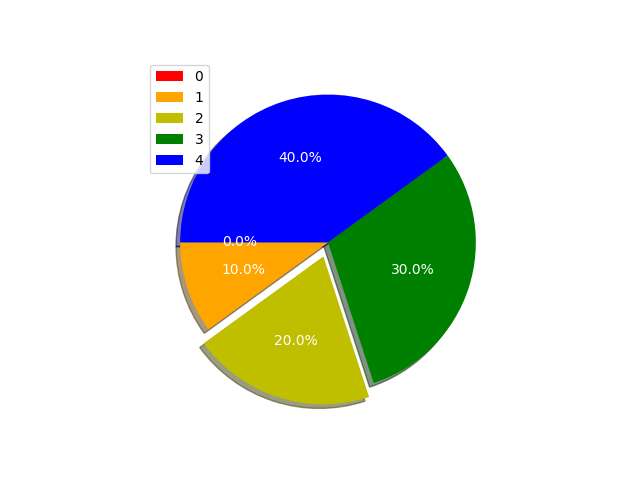
#> input picture datavisualization/matplot/4pie.png, 640 x 480 px
$ python 7.py
#> lines starting #> are read from the running program, lines starting #| are printed output that depends on the picture
import matplotlib.pyplot as plt
import matplotlib.image as mimg

gambar = mimg.imread('4pie.png')
#> gambar is the input picture: shape (480, 640, 4) float32; mean R, G, B, A 0.826, 0.851, 0.858, 1
gambar = gambar[:,:,1]
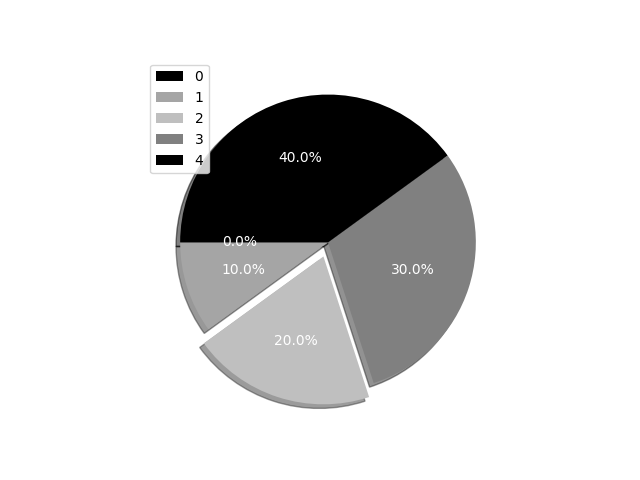
#> gambar: shape (480, 640) float32; min 0, max 1, mean 0.852

'''''
print(gambar)
print(gambar.ndim)
print(gambar.shape)
print(len(gambar[0]))
'''''

gbrplot = plt.imshow(gambar, cmap='BuPu')
plt.show()

$ run again, with datavisualization/matplot/4bar.png copied over datavisualization/matplot/4pie.png
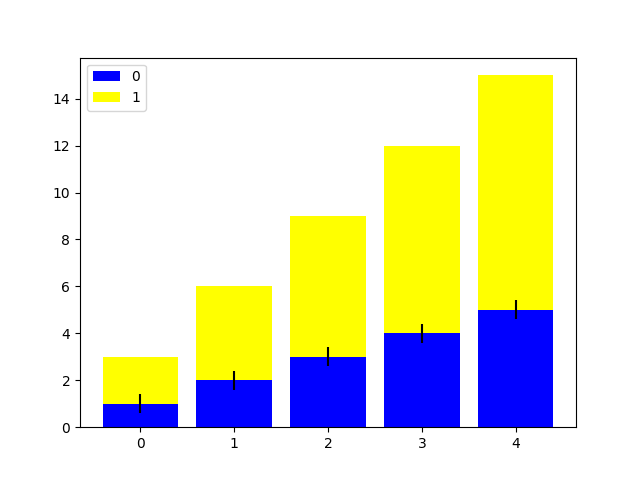
#> input picture datavisualization/matplot/4bar.png, 640 x 480 px
#> gambar is the input picture: shape (480, 640, 4) float32; mean R, G, B, A 0.904, 0.904, 0.817, 1
#> `gambar = gambar[:,:,1]`:
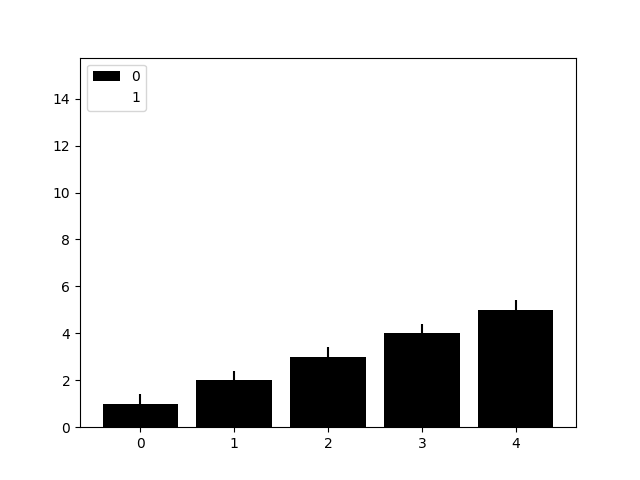
#> gambar: shape (480, 640) float32; min 0, max 1, mean 0.904

$ run again, with datavisualization/matplot/4hist.png copied over datavisualization/matplot/4pie.png
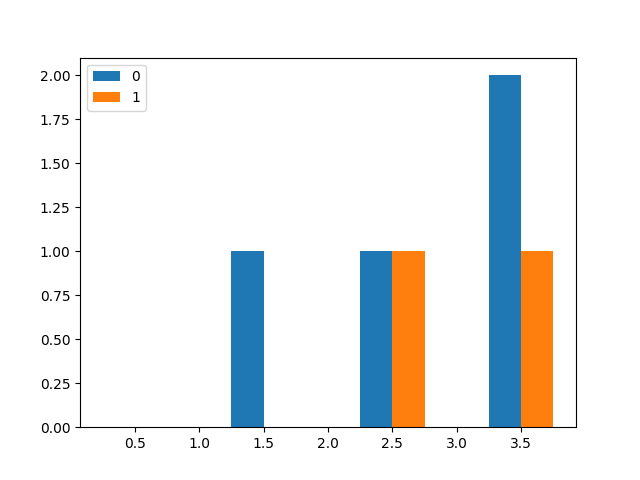
#> input picture datavisualization/matplot/4hist.png, 640 x 480 px
#> gambar is the input picture: shape (480, 640, 4) float32; mean R, G, B, A 0.924, 0.931, 0.932, 1
#> `gambar = gambar[:,:,1]`:
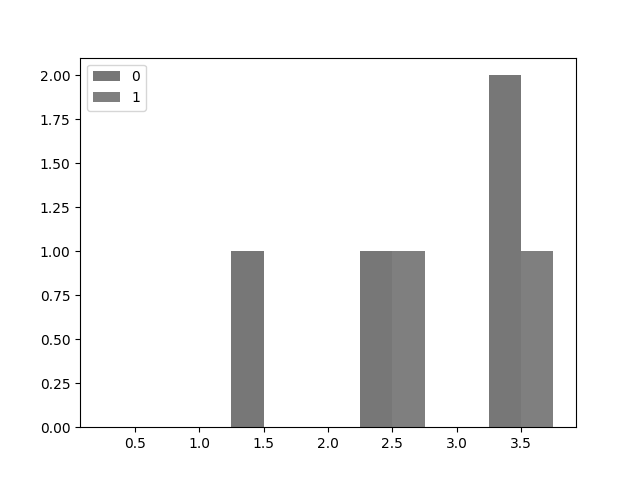
#> gambar: shape (480, 640) float32; min 0, max 1, mean 0.931
